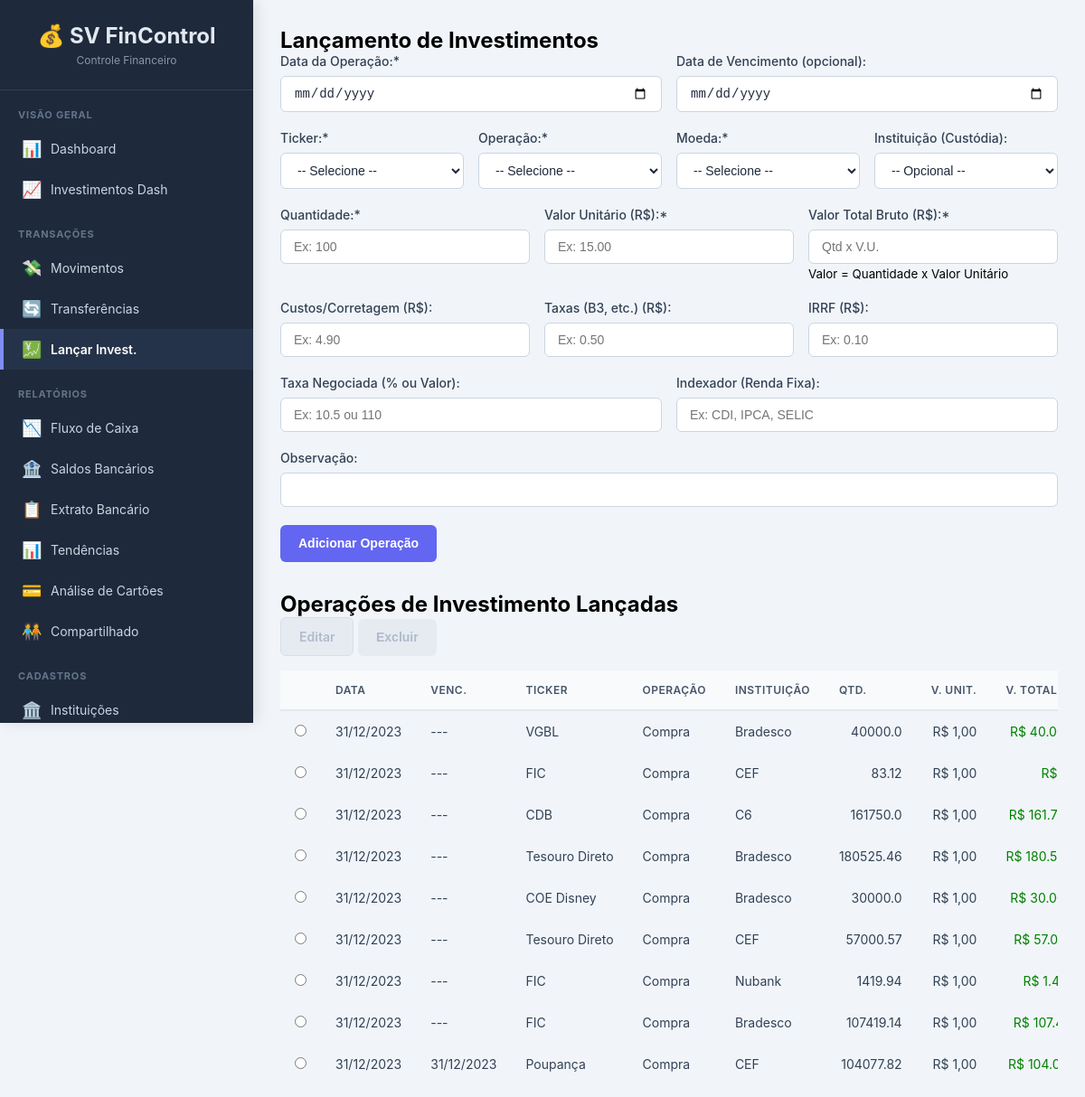
Screenshot of /investimentos with the database file from the repository.
### tables this page shows
CREATE TABLE investimentos (
        id INTEGER PRIMARY KEY AUTOINCREMENT,
        data_investimento TEXT NOT NULL,
        data_vencimento TEXT,
        ticker_id INTEGER NOT NULL,
        operacao_id INTEGER NOT NULL,
        moeda_id INTEGER NOT NULL,
        quantidade REAL NOT NULL,
        valor_total REAL NOT NULL, custos REAL DEFAULT 0, taxas REAL DEFAULT 0, irrf REAL DEFAULT 0, valor_unitario REAL DEFAULT 0, instituicao_id INTEGER REFERENCES instituicoes(id), taxa_negociada REAL, indexador TEXT, observacao TEXT, 
        FOREIGN KEY (ticker_id) REFERENCES tickers (id),
        FOREIGN KEY (operacao_id) REFERENCES operacoes (id),
        FOREIGN KEY (moeda_id) REFERENCES moedas (id)
    );

CREATE TABLE tickers (
        id INTEGER PRIMARY KEY AUTOINCREMENT,
        descricao TEXT NOT NULL UNIQUE,
        classe TEXT NOT NULL,
        tipo TEXT NOT NULL
    );

CREATE TABLE operacoes (
        id INTEGER PRIMARY KEY AUTOINCREMENT,
        descricao TEXT NOT NULL UNIQUE,
        natureza TEXT NOT NULL CHECK(natureza IN ('Entrada', 'Saida'))
    );

CREATE TABLE instituicoes (
        id INTEGER PRIMARY KEY AUTOINCREMENT,
        descricao TEXT NOT NULL UNIQUE
    );

### app.py (the view)
@app.route('/investimentos')
def investimentos():
    conn = get_db_connection()
    investimentos_list = conn.execute('''
        SELECT
            i.*, strftime('%d/%m/%Y', i.data_investimento) as data_inv_formatada,
            strftime('%d/%m/%Y', i.data_vencimento) as data_venc_formatada,
            t.descricao as ticker_nome, o.descricao as operacao_nome,
            o.natureza as operacao_natureza, m.codigo as moeda_codigo,
            inst.descricao as instituicao_nome
        FROM investimentos i
        JOIN tickers t ON i.ticker_id = t.id
        JOIN operacoes o ON i.operacao_id = o.id
        JOIN moedas m ON i.moeda_id = m.id
        LEFT JOIN instituicoes inst ON i.instituicao_id = inst.id
        ORDER BY i.data_investimento DESC, i.id DESC
    ''').fetchall()
    tickers_list = conn.execute('SELECT * FROM tickers ORDER BY descricao').fetchall()
    operacoes_list = conn.execute('SELECT * FROM operacoes ORDER BY descricao').fetchall()
    moedas_list = conn.execute('SELECT * FROM moedas ORDER BY codigo').fetchall()
    instituicoes_list = conn.execute('SELECT * FROM instituicoes ORDER BY descricao').fetchall()
    conn.close()
    return render_template('investimentos.html',
                           investimentos=investimentos_list, tickers=tickers_list,
                           operacoes=operacoes_list, moedas=moedas_list,
                           instituicoes=instituicoes_list)

### app.py (called while the page is built)
def format_brl(value):
    if pd.isna(value) or value == 0:
         return "R$ 0,00"
    try:
         float_value = float(value)
         if float_value == 0.0 and math.copysign(1.0, float_value) == -1.0:
             return "R$ 0,00"
         return f"R$ {float_value:,.2f}".replace(",", "X").replace(".", ",").replace("X", ".")
    except (ValueError, TypeError):
         return "Valor Inválido"

def get_db_connection():
    conn = sqlite3.connect(DATABASE, detect_types=sqlite3.PARSE_DECLTYPES | sqlite3.PARSE_COLNAMES)
    conn.execute("PRAGMA foreign_keys = ON;")
    conn.execute("PRAGMA journal_mode=WAL")
    conn.row_factory = sqlite3.Row
    return conn

### templates/investimentos.html (shortened to what this page needs)
{% extends "base.html" %}
{% block content %}
    <h2>Lançamento de Investimentos</h2>
    <form method="POST" action="{{ url_for('add_investimento') }}">
        <div style="display: grid; grid-template-columns: 1fr 1fr; gap: 1rem;">
            <div class="form-group">
                <label for="data_investimento">Data da Operação:*</label>
                <input type="date" name="data_investimento" required>
            </div>
            <div class="form-group">
                <label for="data_vencimento">Data de Vencimento (opcional):</label>
                <input type="date" name="data_vencimento">
            </div>
        </div>
        <div style="display: grid; grid-template-columns: repeat(4, 1fr); gap: 1rem;">
            <div class="form-group">
                <label for="ticker_id">Ticker:*</label>
                <select name="ticker_id" required>
                    <option value="">-- Selecione --</option>
                </select>
            </div>
            <div class="form-group">
                <label for="operacao_id">Operação:*</label>
                <select name="operacao_id" required>
                    <option value="">-- Selecione --</option>
                </select>
            </div>
             <div class="form-group">
                <label for="moeda_id">Moeda:*</label>
                <select name="moeda_id" required>
                    <option value="">-- Selecione --</option>
                </select>
            </div>
            <div class="form-group">
                <label for="instituicao_id">Instituição (Custódia):</label>
                <select name="instituicao_id">
                    <option value="">-- Opcional --</option>
                </select>
            </div>
        </div>
        <div style="display: grid; grid-template-columns: 1fr 1fr 1fr; gap: 1rem;">
            <div class="form-group">
                <label for="quantidade">Quantidade:*</label>
                <input type="number" name="quantidade" step="any" min="0" required placeholder="Ex: 100">
            </div>
            <div class="form-group">
                <label for="valor_unitario">Valor Unitário (R$):*</label>
                <input type="number" name="valor_unitario" step="any" min="0" required placeholder="Ex: 15.00">
            </div>
             <div class="form-group">
                <label for="valor_total">Valor Total Bruto (R$):*</label>
                <input type="number" name="valor_total" step="0.01" min="0" required placeholder="Qtd x V.U.">
                 <small>Valor = Quantidade x Valor Unitário</small>
            </div>
        </div>
        <div style="display: grid; grid-template-columns: 1fr 1fr 1fr; gap: 1rem;">
            <div class="form-group">
                <label for="custos">Custos/Corretagem (R$):</label>
                <input type="number" name="custos" step="0.01" min="0" placeholder="Ex: 4.90">
            </div>
            <div class="form-group">
                <label for="taxas">Taxas (B3, etc.) (R$):</label>
                <input type="number" name="taxas" step="0.01" min="0" placeholder="Ex: 0.50">
            </div>
            <div class="form-group">
                <label for="irrf">IRRF (R$):</label>
                <input type="number" name="irrf" step="0.01" min="0" placeholder="Ex: 0.10">
            </div>
        </div>
        <div style="display: grid; grid-template-columns: 1fr 1fr; gap: 1rem;">
             <div class="form-group">
                <label for="taxa_negociada">Taxa Negociada (% ou Valor):</label>
                <input type="number" step="any" name="taxa_negociada" placeholder="Ex: 10.5 ou 110">
            </div>
            <div class="form-group">
                <label for="indexador">Indexador (Renda Fixa):</label>
                <input type="text" name="indexador" placeholder="Ex: CDI, IPCA, SELIC">
            </div>
        </div>
        <div class="form-group">
            <label for="observacao">Observação:</label>
            <input type="text" name="observacao" autocomplete="off">
        </div>
        <button type="submit" class="btn btn-primary">Adicionar Operação</button>
    </form>
    <h2 style="margin-top: 2rem;">Operações de Investimento Lançadas</h2>
    <div class="action-buttons" style="margin-bottom: 1rem;">
        <a href="#" id="btn-editar" class="btn btn-secondary" disabled>Editar</a>
        <button type="submit" form="form-excluir" id="btn-excluir" class="btn btn-danger" disabled>Excluir</button>
    </div>
    <div style="overflow-x: auto;"> <table style="font-size: 0.85em; white-space: nowrap;"> <thead>
                <tr>
                    <th style="width: 3%;"></th>
                    <th>Data</th>
                    <th>Venc.</th>
                    <th>Ticker</th>
                    <th>Operação</th>
                    <th>Instituição</th>
                    <th>Qtd.</th>
                    <th>V. Unit.</th>
                    <th>V. Total Líq.</th> <th>Custos</th>
                </tr>
            </thead>
            <tbody>
                {% for inv in investimentos %}
                <tr id="row-{{ inv.id }}">
                    <td><input type="radio" name="selecionado" value="{{ inv.id }}" onchange="itemSelecionado(this, 'investimentos')"></td>
                    <td>{{ inv.data_inv_formatada }}</td>
                    <td>{{ inv.data_venc_formatada or '---' }}</td>
                    <td>{{ inv.ticker_nome }}</td>
                    <td>{{ inv.operacao_nome }}</td>
                    <td>{{ inv.instituicao_nome or '---' }}</td>
                    <td style="text-align: right;">{{ inv.quantidade }}</td>
                    <td style="text-align: right;">{{ format_brl(inv.valor_unitario) }}</td>
                    <td style="text-align: right; color: {% if inv.operacao_natureza == 'Entrada' %}green{% else %}red{% endif %};">
                        {{ format_brl(inv.valor_total) }}
                    </td>
                </tr>
                {% else %}
                <tr><td colspan="15">Nenhuma operação de investimento lançada.</td></tr>
                {% endfor %}
            </tbody>
        </table>
    </div>
{% endblock %}

### templates/base.html (style rules this page uses)
* { margin: 0; padding: 0; box-sizing: border-box; }
body { font-family: -apple-system, BlinkMacSystemFont, "Segoe UI", Roboto, "Helvetica Neue", Arial, sans-serif; background-color: #f1f5f9; min-height: 100vh; display: flex; }
table { width: 100%; border-collapse: collapse; }
thead { background: #f8fafc; }
th { padding: 14px 16px; text-align: left; font-size: 12px; font-weight: 600; color: #475569; text-transform: uppercase; letter-spacing: 0.5px; border-bottom: 2px solid #e2e8f0; white-space: nowrap; }
td { padding: 14px 16px; border-bottom: 1px solid #f1f5f9; color: #334155; font-size: 14px; }
tbody tr:last-child td { border-bottom: none; }
.form-group { margin-bottom: 20px; }
.form-group label { display: block; margin-bottom: 8px; font-weight: 500; font-size: 14px; color: #334155; }
.form-group input, .form-group select, .form-group textarea { width: 100%; padding: 10px 14px; border: 1px solid #cbd5e1; border-radius: 6px; font-size: 14px; transition: border-color 0.2s, box-shadow 0.2s; background: white; color: #1e293b; }
.btn { padding: 10px 20px; border: none; border-radius: 6px; cursor: pointer; font-size: 14px; font-weight: 600; transition: all 0.2s ease-in-out; display: inline-flex; align-items: center; gap: 8px; text-decoration: none; line-height: 1.5; }
.btn-primary { background-color: #6366f1; color: white; }
.btn-secondary { background: #e2e8f0; color: #475569; border: 1px solid #cbd5e1; }
.btn-danger { background: #fecaca; color: #b91c1c; }
.btn[disabled] { background: #e2e8f0; color: #94a3b8; cursor: not-allowed; transform: none !important; box-shadow: none !important; opacity: 0.7; }

### rows the page displays
investimentos: data_inv_formatada "31/12/2023", data_venc_formatada "---", ticker_nome "VGBL", operacao_nome "Compra", descricao "Bradesco", quantidade "40000.0", valor_unitario "R$ 1,00", valor_total "R$…"
investimentos: data_inv_formatada "31/12/2023", data_venc_formatada "---", ticker_nome "FIC", operacao_nome "Compra", descricao "CEF", quantidade "83.12", valor_unitario "R$ 1,00", valor_total "R$…"
investimentos: data_inv_formatada "31/12/2023", data_venc_formatada "---", ticker_nome "CDB", operacao_nome "Compra", descricao "C6", quantidade "161750.0", valor_unitario "R$ 1,00", valor_total "R$…"
investimentos: data_inv_formatada "31/12/2023", data_venc_formatada "---", ticker_nome "Tesouro Direto", operacao_nome "Compra", descricao "Bradesco", quantidade "180525.46", valor_unitario "R$ 1,00", valor_total "R$…"
investimentos: data_inv_formatada "31/12/2023", data_venc_formatada "---", ticker_nome "COE Disney", operacao_nome "Compra", descricao "Bradesco", quantidade "30000.0", valor_unitario "R$ 1,00", valor_total "R$…"
investimentos: data_inv_formatada "31/12/2023", data_venc_formatada "---", ticker_nome "Tesouro Direto", operacao_nome "Compra", descricao "CEF", quantidade "57000.57", valor_unitario "R$ 1,00", valor_total "R$…"
investimentos: data_inv_formatada "31/12/2023", data_venc_formatada "---", ticker_nome "FIC", operacao_nome "Compra", descricao "Nubank", quantidade "1419.94", valor_unitario "R$ 1,00", valor_total "R$…"
investimentos: data_inv_formatada "31/12/2023", data_venc_formatada "---", ticker_nome "FIC", operacao_nome "Compra", descricao "Bradesco", quantidade "107419.14", valor_unitario "R$ 1,00", valor_total "R$…"
investimentos: data_inv_formatada "31/12/2023", data_venc_formatada "31/12/2023", ticker_nome "Poupança", operacao_nome "Compra", descricao "CEF", quantidade "104077.82", valor_unitario "R$ 1,00", valor_total "R$…"
